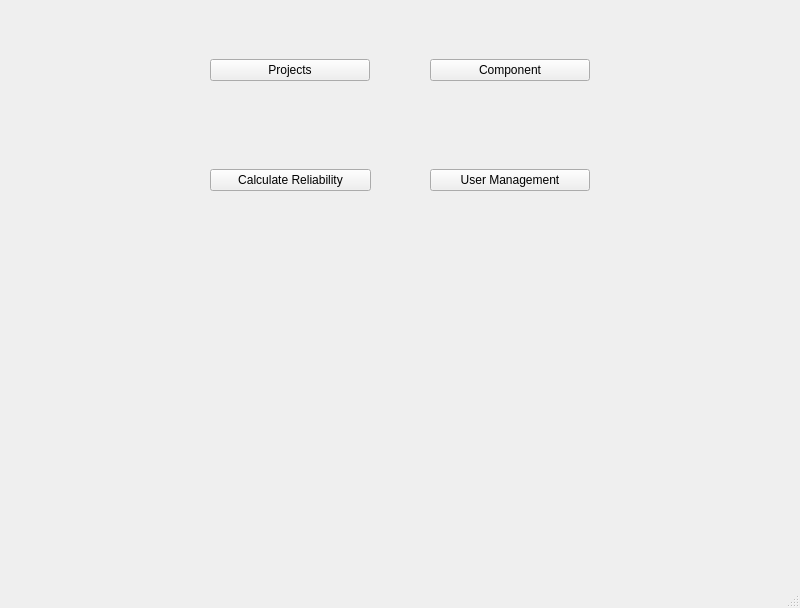
<?xml version="1.0" encoding="UTF-8"?>
<ui version="4.0">
 <class>RAFRC</class>
 <widget class="QMainWindow" name="RAFRC">
  <property name="geometry">
   <rect>
    <x>0</x>
    <y>0</y>
    <width>800</width>
    <height>608</height>
   </rect>
  </property>
  <property name="windowTitle">
   <string>RAFRC</string>
  </property>
  <property name="windowOpacity">
   <double>4.000000000000000</double>
  </property>
  <property name="toolTipDuration">
   <number>1</number>
  </property>
  <widget class="QWidget" name="centralwidget">
   <widget class="QWidget" name="horizontalLayoutWidget">
    <property name="geometry">
     <rect>
      <x>210</x>
      <y>30</y>
      <width>160</width>
      <height>80</height>
     </rect>
    </property>
    <layout class="QHBoxLayout" name="horizontalLayout">
     <item>
      <widget class="QPushButton" name="projectsBtn">
       <property name="text">
        <string>Projects</string>
       </property>
      </widget>
     </item>
    </layout>
   </widget>
   <widget class="QWidget" name="horizontalLayoutWidget_2">
    <property name="geometry">
     <rect>
      <x>430</x>
      <y>30</y>
      <width>160</width>
      <height>80</height>
     </rect>
    </property>
    <layout class="QHBoxLayout" name="horizontalLayout_2">
     <item>
      <widget class="QPushButton" name="componentBtn">
       <property name="text">
        <string>Component</string>
       </property>
      </widget>
     </item>
    </layout>
   </widget>
   <widget class="QWidget" name="horizontalLayoutWidget_3">
    <property name="geometry">
     <rect>
      <x>210</x>
      <y>140</y>
      <width>161</width>
      <height>80</height>
     </rect>
    </property>
    <layout class="QHBoxLayout" name="horizontalLayout_3">
     <item>
      <widget class="QPushButton" name="calculationBtn">
       <property name="text">
        <string>Calculate Reliability</string>
       </property>
      </widget>
     </item>
    </layout>
   </widget>
   <widget class="QWidget" name="horizontalLayoutWidget_4">
    <property name="geometry">
     <rect>
      <x>430</x>
      <y>140</y>
      <width>160</width>
      <height>80</height>
     </rect>
    </property>
    <layout class="QHBoxLayout" name="horizontalLayout_4">
     <item>
      <widget class="QPushButton" name="userManagementBtn">
       <property name="text">
        <string>User Management</string>
       </property>
      </widget>
     </item>
    </layout>
   </widget>
  </widget>
  <widget class="QMenuBar" name="menubar">
   <property name="geometry">
    <rect>
     <x>0</x>
     <y>0</y>
     <width>800</width>
     <height>21</height>
    </rect>
   </property>
  </widget>
  <widget class="QStatusBar" name="statusbar"/>
 </widget>
 <resources/>
 <connections/>
</ui>
